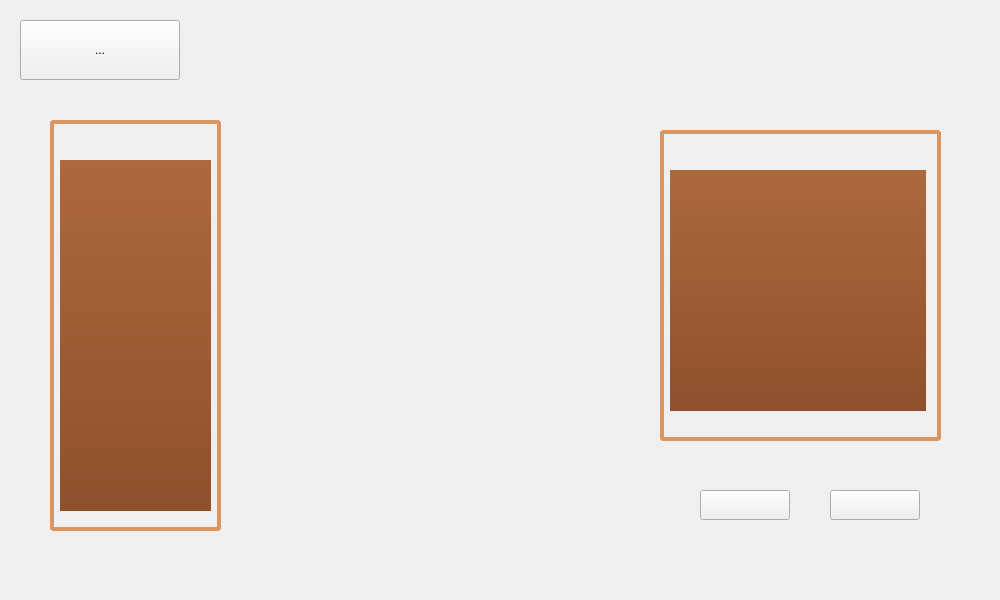
<?xml version="1.0" encoding="UTF-8"?>
<ui version="4.0">
 <class>Introduction</class>
 <widget class="QMainWindow" name="Introduction">
  <property name="geometry">
   <rect>
    <x>0</x>
    <y>0</y>
    <width>1000</width>
    <height>600</height>
   </rect>
  </property>
  <property name="windowTitle">
   <string>MainWindow</string>
  </property>
  <property name="styleSheet">
   <string notr="true">/* 控制滚动条*/
QScrollBar:vertical{
	background-color:transparent;
	width:10px;
	height:200px;
	padding-top:10px;
	padding-bottom:10px;
}  
QScrollBar::add-page:vertical,QScrollBar::sub-page:vertical{
	background-color:rgb(194,137,104);
}        
QScrollBar::handle:vertical{
	background:rgba(124,64,44,0.8);
}   
QScrollBar::handle:vertical:hover,QScrollBar::handle:vertical:pressed{
	background:rgba(104,54,34,0.8);
    border:0px solid rgb(100,100,100);
}

QScrollBar::sub-line:vertical{
	height:20px;
	width:20px;
	border:0px solid rgb(128,217,197);
	background:rgba(159,100,74,1) url(:/image/icon/toolIcon/icon_up.png);
}
QScrollBar::add-line:vertical{
	height:20px;
	width:20px;
	border:0px solid rgb(128,217,197);
	background:rgba(159,100,74,1) url(:/image/icon/toolIcon/icon_down.png);
}


QScrollBar:horizontal{
	background-color:transparent;
	width:140px;
	height:0px;
	padding-left:12px;
	padding-right:12px;
}  
QScrollBar::add-page:horizontal,QScrollBar::sub-page:horizontal{
	background-color:transparent;
}        
QScrollBar::handle:horizontal{
	background:rgba(41,43,45,0.8);
	border:0px solid rgba(21,23,25,1);
}    
QScrollBar::handle:horizontal:hover,QScrollBar::handle:horizontal:pressed{					  		      
    background:rgba(31,33,35,1);
	border:0px solid rgb(255,255,255);
}

/* 控制按钮图片*/


QToolButton#btnReturn{
	border-image:url(:/resources/image/btnReturn.png);
}
QToolButton#btnReturn:hover{
	border-image:url(:/resources/image/btnReturn1.png);
}


QToolButton#btnExchange{
	border-image:url(:/resources/image/btnExchange.png);
}
QToolButton#btnExchange:hover{
	border-image:url(:/resources/image/btnExchange1.png);
}

QToolButton#btnSave{
	border-image:url(:/resources/image/btnSave.png);
}
QToolButton#btnSave:hover{
	border-image:url(:/resources/image/btnSave1.png);
}

QToolButton#btnLast{
	border-image:url(:/resources/image/btnLast.png);
}
QToolButton#btnLast:hover{
	border-image:url(:/resources/image/btnLast1.png);
}

QToolButton#btnNext{
	border-image:url(:/resources/image/btnNext.png);
}
QToolButton#btnNext:hover{
	border-image:url(:/resources/image/btnNext1.png);
}

QLabel#chessbookLabel{
	image:url(:/resources/image/chessbookLabel.png);
}

QWidget#chessbookWidget{
	border-radius:4px;
	border:4px solid rgb(219,149,96);
}

#chessbookEdit{
	border:0px;
	background-color:qlineargradient(spread:pad, x1:0, y1:1, x2:0, y2:0, stop:0 rgba(144, 80, 45, 255), stop:1 rgba(173, 104, 62, 255));
}

QLabel#boardInfoLabel{
	image:url(:/resources/image/rules.png);
}

QWidget#boardInfoWidget{
	border-radius:4px;
	border:4px solid rgb(219,149,96);
}

QTextEdit#boardInfoEdit{
	border:0px;
	background-color:qlineargradient(spread:pad, x1:0, y1:1, x2:0, y2:0, stop:0 rgba(144, 80, 45, 255), stop:1 rgba(173, 104, 62, 255));
}





</string>
  </property>
  <widget class="QWidget" name="centralwidget">
   <widget class="BoardView" name="boardView" native="true">
    <property name="geometry">
     <rect>
      <x>230</x>
      <y>120</y>
      <width>420</width>
      <height>420</height>
     </rect>
    </property>
   </widget>
   <widget class="QWidget" name="controlView" native="true">
    <property name="geometry">
     <rect>
      <x>650</x>
      <y>120</y>
      <width>311</width>
      <height>451</height>
     </rect>
    </property>
    <widget class="QWidget" name="controlWidget" native="true">
     <property name="geometry">
      <rect>
       <x>10</x>
       <y>340</y>
       <width>291</width>
       <height>101</height>
      </rect>
     </property>
     <widget class="QToolButton" name="btnLast">
      <property name="geometry">
       <rect>
        <x>40</x>
        <y>30</y>
        <width>90</width>
        <height>30</height>
       </rect>
      </property>
      <property name="text">
       <string/>
      </property>
     </widget>
     <widget class="QToolButton" name="btnNext">
      <property name="geometry">
       <rect>
        <x>170</x>
        <y>30</y>
        <width>90</width>
        <height>30</height>
       </rect>
      </property>
      <property name="text">
       <string/>
      </property>
     </widget>
    </widget>
    <widget class="QWidget" name="chessbookWidget" native="true">
     <property name="geometry">
      <rect>
       <x>10</x>
       <y>10</y>
       <width>281</width>
       <height>311</height>
      </rect>
     </property>
     <widget class="QLabel" name="chessbookLabel">
      <property name="geometry">
       <rect>
        <x>10</x>
        <y>0</y>
        <width>261</width>
        <height>31</height>
       </rect>
      </property>
      <property name="text">
       <string/>
      </property>
     </widget>
     <widget class="QListWidget" name="chessbookEdit">
      <property name="geometry">
       <rect>
        <x>10</x>
        <y>40</y>
        <width>256</width>
        <height>241</height>
       </rect>
      </property>
     </widget>
    </widget>
   </widget>
   <widget class="QToolButton" name="btnReturn">
    <property name="geometry">
     <rect>
      <x>20</x>
      <y>20</y>
      <width>160</width>
      <height>60</height>
     </rect>
    </property>
    <property name="text">
     <string>...</string>
    </property>
   </widget>
   <widget class="QWidget" name="boardInfoWidget" native="true">
    <property name="geometry">
     <rect>
      <x>50</x>
      <y>120</y>
      <width>171</width>
      <height>411</height>
     </rect>
    </property>
    <widget class="QLabel" name="boardInfoLabel">
     <property name="geometry">
      <rect>
       <x>10</x>
       <y>0</y>
       <width>151</width>
       <height>31</height>
      </rect>
     </property>
     <property name="text">
      <string/>
     </property>
    </widget>
    <widget class="QTextEdit" name="boardInfoEdit">
     <property name="geometry">
      <rect>
       <x>10</x>
       <y>40</y>
       <width>151</width>
       <height>351</height>
      </rect>
     </property>
     <property name="font">
      <font>
       <family>Adobe 宋体 Std L</family>
       <pointsize>16</pointsize>
      </font>
     </property>
     <property name="readOnly">
      <bool>true</bool>
     </property>
     <property name="html">
      <string>&lt;!DOCTYPE HTML PUBLIC &quot;-//W3C//DTD HTML 4.0//EN&quot; &quot;http://www.w3.org/TR/REC-html40/strict.dtd&quot;&gt;
&lt;html&gt;&lt;head&gt;&lt;meta name=&quot;qrichtext&quot; content=&quot;1&quot; /&gt;&lt;style type=&quot;text/css&quot;&gt;
p, li { white-space: pre-wrap; }
&lt;/style&gt;&lt;/head&gt;&lt;body style=&quot; font-family:'Adobe 宋体 Std L'; font-size:16pt; font-weight:400; font-style:normal;&quot;&gt;
&lt;p style=&quot;-qt-paragraph-type:empty; margin-top:0px; margin-bottom:0px; margin-left:0px; margin-right:0px; -qt-block-indent:0; text-indent:0px;&quot;&gt;&lt;br /&gt;&lt;/p&gt;&lt;/body&gt;&lt;/html&gt;</string>
     </property>
    </widget>
   </widget>
  </widget>
 </widget>
 <customwidgets>
  <customwidget>
   <class>BoardView</class>
   <extends>QWidget</extends>
   <header location="global">BoardView.h</header>
   <container>1</container>
  </customwidget>
 </customwidgets>
 <resources/>
 <connections/>
</ui>
